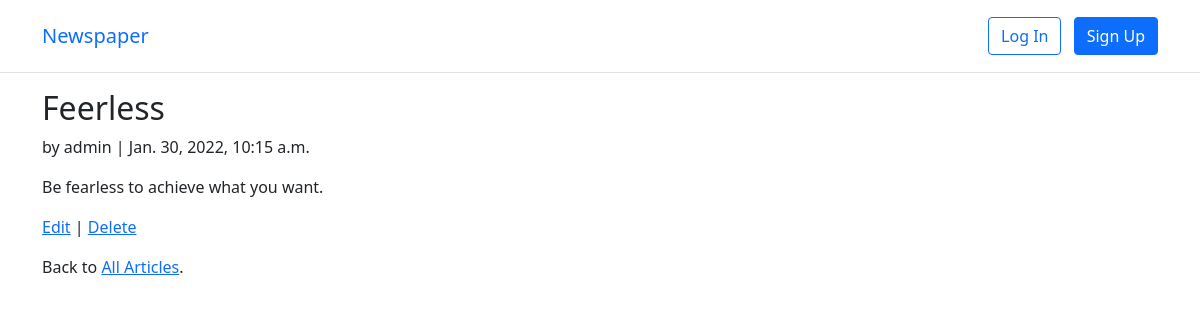
The page /articles/3/ on the database as committed earlier.
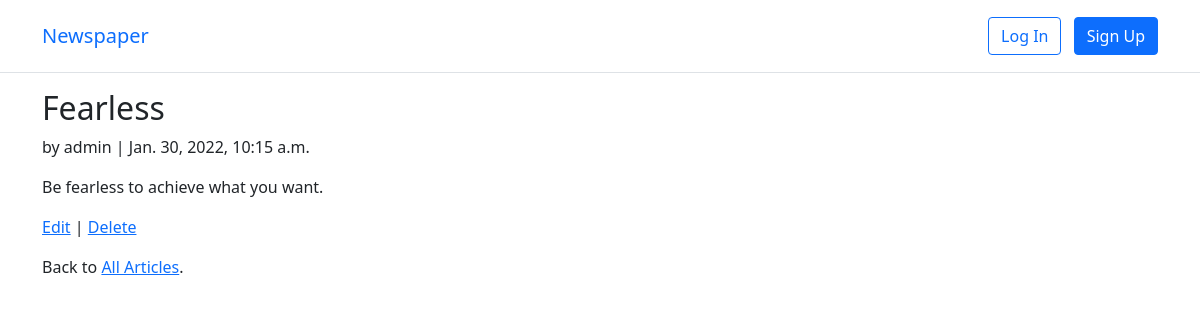
The same page on the database as committed later.
### articles/models.py (models this page shows, shortened)
class Article(models.Model):
    title = models.CharField(max_length=255)
    body = models.TextField()
    date = models.DateTimeField(auto_now_add=True)
    author = models.ForeignKey(get_user_model(), on_delete=models.CASCADE)

### users/models.py (models this page shows)
class CustomUser(AbstractUser):
    age = models.PositiveBigIntegerField(null=True, blank=True)

### articles/views.py (the view)
# urls.py: path("<int:pk>/", ArticleDetailView.as_view(), name="article_detail"),
class ArticleDetailView(DetailView):
    model = Article
    template_name = "article_detail.html"

### templates/article_detail.html
{% extends 'base.html' %}
{% block content %}
    <div class="article-entry">
        <h2>{{ object.title }}</h2>
        <p>by {{ object.author }} | {{ object.date }}</p>
        <p>{{ object.body }}</p>
    </div>
    <p><a href="{% url 'article_edit' article.pk %}">Edit</a> |
        <a href="{% url 'article_delete' article.pk %}">Delete</a></p>
        <p>Back to <a href="{% url 'article_list' %}">All Articles</a>.</p>
{% endblock content %}

Rows that differ between the two databases and show on the page:
changed Article "Be fearless to achieve what you want.": title "Feerless" → "Fearless"
